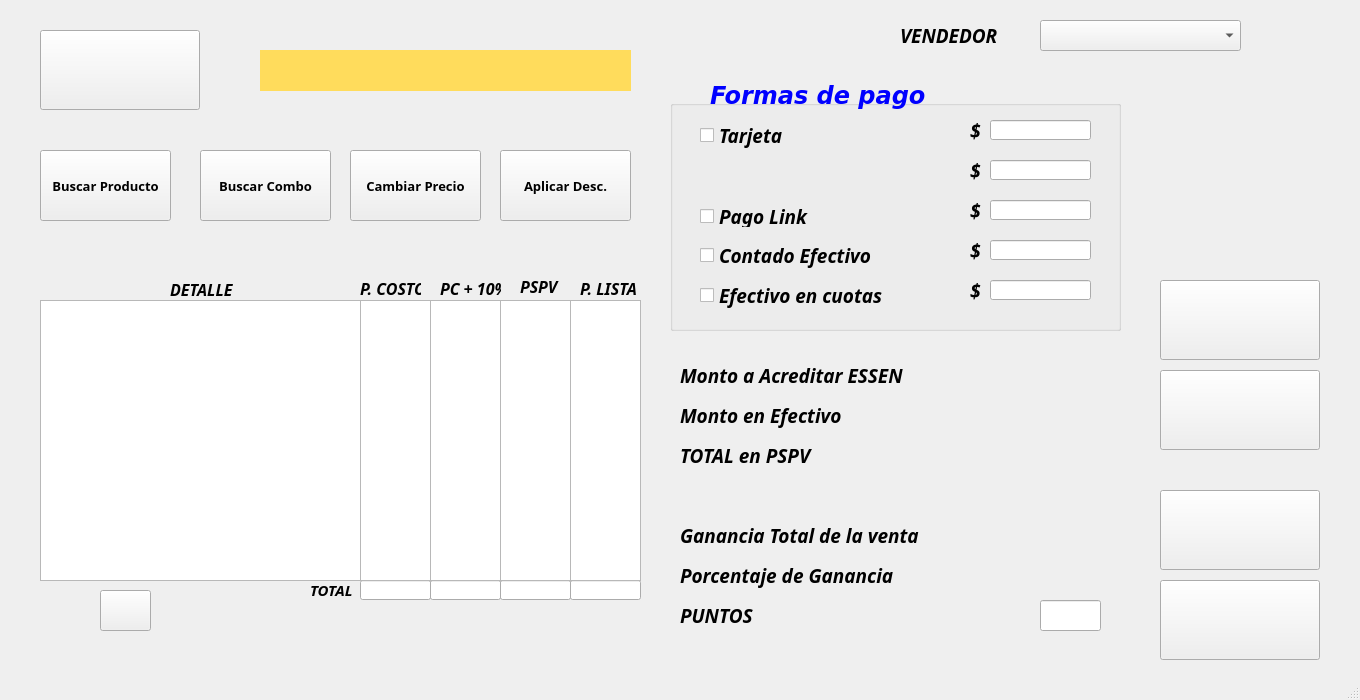
<?xml version="1.0" encoding="UTF-8"?>
<ui version="4.0">
 <class>VentasBD</class>
 <widget class="QMainWindow" name="VentasBD">
  <property name="geometry">
   <rect>
    <x>0</x>
    <y>0</y>
    <width>1360</width>
    <height>700</height>
   </rect>
  </property>
  <property name="windowTitle">
   <string>Ventas</string>
  </property>
  <property name="windowIcon">
   <iconset>
    <normaloff>icon/ventas2.png</normaloff>icon/ventas2.png</iconset>
  </property>
  <widget class="QWidget" name="centralwidget">
   <widget class="QLabel" name="label">
    <property name="geometry">
     <rect>
      <x>260</x>
      <y>50</y>
      <width>371</width>
      <height>41</height>
     </rect>
    </property>
    <property name="font">
     <font>
      <family>Courier</family>
      <pointsize>16</pointsize>
      <weight>75</weight>
      <italic>true</italic>
      <bold>true</bold>
     </font>
    </property>
    <property name="styleSheet">
     <string notr="true">background-color: rgb(255, 220, 92);</string>
    </property>
    <property name="text">
     <string/>
    </property>
   </widget>
   <widget class="QLabel" name="label_2">
    <property name="geometry">
     <rect>
      <x>900</x>
      <y>20</y>
      <width>121</width>
      <height>31</height>
     </rect>
    </property>
    <property name="font">
     <font>
      <family>Javanese Text</family>
      <pointsize>14</pointsize>
      <weight>75</weight>
      <italic>true</italic>
      <bold>true</bold>
     </font>
    </property>
    <property name="text">
     <string>VENDEDOR</string>
    </property>
   </widget>
   <widget class="QComboBox" name="comboBox">
    <property name="geometry">
     <rect>
      <x>1040</x>
      <y>20</y>
      <width>201</width>
      <height>31</height>
     </rect>
    </property>
    <property name="font">
     <font>
      <family>Calibri</family>
      <pointsize>12</pointsize>
     </font>
    </property>
   </widget>
   <widget class="QGroupBox" name="groupBox">
    <property name="geometry">
     <rect>
      <x>670</x>
      <y>100</y>
      <width>451</width>
      <height>231</height>
     </rect>
    </property>
    <property name="title">
     <string/>
    </property>
    <widget class="QCheckBox" name="checkBox">
     <property name="geometry">
      <rect>
       <x>30</x>
       <y>20</y>
       <width>91</width>
       <height>31</height>
      </rect>
     </property>
     <property name="font">
      <font>
       <family>Javanese Text</family>
       <pointsize>14</pointsize>
       <weight>75</weight>
       <italic>true</italic>
       <bold>true</bold>
      </font>
     </property>
     <property name="text">
      <string>Tarjeta</string>
     </property>
    </widget>
    <widget class="QCheckBox" name="checkBox_2">
     <property name="geometry">
      <rect>
       <x>30</x>
       <y>106</y>
       <width>181</width>
       <height>21</height>
      </rect>
     </property>
     <property name="font">
      <font>
       <family>Javanese Text</family>
       <pointsize>14</pointsize>
       <weight>75</weight>
       <italic>true</italic>
       <bold>true</bold>
      </font>
     </property>
     <property name="text">
      <string>Pago Link</string>
     </property>
    </widget>
    <widget class="QCheckBox" name="checkBox_3">
     <property name="geometry">
      <rect>
       <x>30</x>
       <y>140</y>
       <width>201</width>
       <height>31</height>
      </rect>
     </property>
     <property name="font">
      <font>
       <family>Javanese Text</family>
       <pointsize>14</pointsize>
       <weight>75</weight>
       <italic>true</italic>
       <bold>true</bold>
      </font>
     </property>
     <property name="text">
      <string>Contado Efectivo</string>
     </property>
    </widget>
    <widget class="QCheckBox" name="checkBox_4">
     <property name="geometry">
      <rect>
       <x>30</x>
       <y>180</y>
       <width>191</width>
       <height>31</height>
      </rect>
     </property>
     <property name="font">
      <font>
       <family>Javanese Text</family>
       <pointsize>14</pointsize>
       <weight>75</weight>
       <italic>true</italic>
       <bold>true</bold>
      </font>
     </property>
     <property name="text">
      <string>Efectivo en cuotas</string>
     </property>
    </widget>
    <widget class="QLineEdit" name="lineEdit">
     <property name="geometry">
      <rect>
       <x>320</x>
       <y>20</y>
       <width>101</width>
       <height>20</height>
      </rect>
     </property>
     <property name="font">
      <font>
       <family>Calibri</family>
       <pointsize>12</pointsize>
      </font>
     </property>
     <property name="alignment">
      <set>Qt::AlignCenter</set>
     </property>
    </widget>
    <widget class="QLineEdit" name="lineEdit_2">
     <property name="geometry">
      <rect>
       <x>320</x>
       <y>100</y>
       <width>101</width>
       <height>20</height>
      </rect>
     </property>
     <property name="font">
      <font>
       <family>Calibri</family>
       <pointsize>12</pointsize>
      </font>
     </property>
     <property name="alignment">
      <set>Qt::AlignCenter</set>
     </property>
    </widget>
    <widget class="QLineEdit" name="lineEdit_3">
     <property name="geometry">
      <rect>
       <x>320</x>
       <y>140</y>
       <width>101</width>
       <height>20</height>
      </rect>
     </property>
     <property name="font">
      <font>
       <family>Calibri</family>
       <pointsize>12</pointsize>
      </font>
     </property>
     <property name="text">
      <string/>
     </property>
     <property name="alignment">
      <set>Qt::AlignCenter</set>
     </property>
    </widget>
    <widget class="QLineEdit" name="lineEdit_4">
     <property name="geometry">
      <rect>
       <x>320</x>
       <y>180</y>
       <width>101</width>
       <height>20</height>
      </rect>
     </property>
     <property name="font">
      <font>
       <family>Calibri</family>
       <pointsize>12</pointsize>
      </font>
     </property>
     <property name="alignment">
      <set>Qt::AlignCenter</set>
     </property>
    </widget>
    <widget class="QLabel" name="label_4">
     <property name="geometry">
      <rect>
       <x>300</x>
       <y>20</y>
       <width>21</width>
       <height>21</height>
      </rect>
     </property>
     <property name="font">
      <font>
       <family>Javanese Text</family>
       <pointsize>14</pointsize>
       <weight>75</weight>
       <italic>true</italic>
       <bold>true</bold>
      </font>
     </property>
     <property name="text">
      <string>$</string>
     </property>
    </widget>
    <widget class="QLabel" name="label_5">
     <property name="geometry">
      <rect>
       <x>300</x>
       <y>60</y>
       <width>21</width>
       <height>21</height>
      </rect>
     </property>
     <property name="font">
      <font>
       <family>Javanese Text</family>
       <pointsize>14</pointsize>
       <weight>75</weight>
       <italic>true</italic>
       <bold>true</bold>
      </font>
     </property>
     <property name="text">
      <string>$</string>
     </property>
    </widget>
    <widget class="QLabel" name="label_6">
     <property name="geometry">
      <rect>
       <x>300</x>
       <y>100</y>
       <width>21</width>
       <height>21</height>
      </rect>
     </property>
     <property name="font">
      <font>
       <family>Javanese Text</family>
       <pointsize>14</pointsize>
       <weight>75</weight>
       <italic>true</italic>
       <bold>true</bold>
      </font>
     </property>
     <property name="text">
      <string>$</string>
     </property>
    </widget>
    <widget class="QLabel" name="label_7">
     <property name="geometry">
      <rect>
       <x>300</x>
       <y>140</y>
       <width>21</width>
       <height>21</height>
      </rect>
     </property>
     <property name="font">
      <font>
       <family>Javanese Text</family>
       <pointsize>14</pointsize>
       <weight>75</weight>
       <italic>true</italic>
       <bold>true</bold>
      </font>
     </property>
     <property name="text">
      <string>$</string>
     </property>
    </widget>
    <widget class="QLabel" name="label_16">
     <property name="geometry">
      <rect>
       <x>300</x>
       <y>180</y>
       <width>21</width>
       <height>21</height>
      </rect>
     </property>
     <property name="font">
      <font>
       <family>Javanese Text</family>
       <pointsize>14</pointsize>
       <weight>75</weight>
       <italic>true</italic>
       <bold>true</bold>
      </font>
     </property>
     <property name="text">
      <string>$</string>
     </property>
    </widget>
    <widget class="QLineEdit" name="lineEdit_15">
     <property name="geometry">
      <rect>
       <x>320</x>
       <y>60</y>
       <width>101</width>
       <height>20</height>
      </rect>
     </property>
     <property name="font">
      <font>
       <family>Calibri</family>
       <pointsize>12</pointsize>
      </font>
     </property>
     <property name="alignment">
      <set>Qt::AlignCenter</set>
     </property>
    </widget>
   </widget>
   <widget class="QLabel" name="label_3">
    <property name="geometry">
     <rect>
      <x>710</x>
      <y>80</y>
      <width>231</width>
      <height>31</height>
     </rect>
    </property>
    <property name="font">
     <font>
      <family>DejaVu Sans</family>
      <pointsize>18</pointsize>
      <weight>75</weight>
      <italic>true</italic>
      <bold>true</bold>
     </font>
    </property>
    <property name="styleSheet">
     <string notr="true">color: rgb(0, 0, 255);</string>
    </property>
    <property name="text">
     <string>Formas de pago</string>
    </property>
   </widget>
   <widget class="QPushButton" name="push_Bproduc">
    <property name="geometry">
     <rect>
      <x>40</x>
      <y>150</y>
      <width>131</width>
      <height>71</height>
     </rect>
    </property>
    <property name="font">
     <font>
      <family>Arial Black</family>
      <pointsize>10</pointsize>
      <weight>75</weight>
      <bold>true</bold>
     </font>
    </property>
    <property name="text">
     <string>Buscar Producto</string>
    </property>
   </widget>
   <widget class="QPushButton" name="push_Bcombo">
    <property name="geometry">
     <rect>
      <x>200</x>
      <y>150</y>
      <width>131</width>
      <height>71</height>
     </rect>
    </property>
    <property name="font">
     <font>
      <family>Arial Black</family>
      <pointsize>10</pointsize>
      <weight>75</weight>
      <bold>true</bold>
     </font>
    </property>
    <property name="text">
     <string>Buscar Combo</string>
    </property>
   </widget>
   <widget class="QPushButton" name="push_Cprecio">
    <property name="geometry">
     <rect>
      <x>350</x>
      <y>150</y>
      <width>131</width>
      <height>71</height>
     </rect>
    </property>
    <property name="font">
     <font>
      <family>Arial Black</family>
      <pointsize>10</pointsize>
      <weight>75</weight>
      <bold>true</bold>
     </font>
    </property>
    <property name="text">
     <string>Cambiar Precio</string>
    </property>
   </widget>
   <widget class="QLabel" name="label_8">
    <property name="geometry">
     <rect>
      <x>680</x>
      <y>360</y>
      <width>251</width>
      <height>31</height>
     </rect>
    </property>
    <property name="font">
     <font>
      <family>Javanese Text</family>
      <pointsize>14</pointsize>
      <weight>75</weight>
      <italic>true</italic>
      <bold>true</bold>
     </font>
    </property>
    <property name="text">
     <string>Monto a Acreditar ESSEN</string>
    </property>
   </widget>
   <widget class="QPushButton" name="push_Registro">
    <property name="geometry">
     <rect>
      <x>1160</x>
      <y>490</y>
      <width>160</width>
      <height>80</height>
     </rect>
    </property>
    <property name="font">
     <font>
      <family>Arial Black</family>
      <pointsize>16</pointsize>
      <weight>75</weight>
      <italic>true</italic>
      <bold>true</bold>
     </font>
    </property>
    <property name="text">
     <string/>
    </property>
    <property name="icon">
     <iconset>
      <normalon>icon/registros5.png</normalon>
     </iconset>
    </property>
    <property name="iconSize">
     <size>
      <width>60</width>
      <height>60</height>
     </size>
    </property>
   </widget>
   <widget class="QPushButton" name="push_Buscar">
    <property name="geometry">
     <rect>
      <x>40</x>
      <y>30</y>
      <width>160</width>
      <height>80</height>
     </rect>
    </property>
    <property name="font">
     <font>
      <family>Arial Black</family>
      <pointsize>16</pointsize>
      <weight>75</weight>
      <italic>true</italic>
      <bold>true</bold>
     </font>
    </property>
    <property name="text">
     <string/>
    </property>
    <property name="icon">
     <iconset>
      <normalon>icon/buscar persona.png</normalon>
     </iconset>
    </property>
    <property name="iconSize">
     <size>
      <width>60</width>
      <height>60</height>
     </size>
    </property>
   </widget>
   <widget class="QPushButton" name="push_Limpiar">
    <property name="geometry">
     <rect>
      <x>1160</x>
      <y>370</y>
      <width>160</width>
      <height>80</height>
     </rect>
    </property>
    <property name="font">
     <font>
      <family>Arial Black</family>
      <pointsize>16</pointsize>
      <weight>75</weight>
      <italic>true</italic>
      <bold>true</bold>
     </font>
    </property>
    <property name="text">
     <string/>
    </property>
    <property name="icon">
     <iconset>
      <normalon>icon/limpiararchivo2.png</normalon>
     </iconset>
    </property>
    <property name="iconSize">
     <size>
      <width>60</width>
      <height>60</height>
     </size>
    </property>
   </widget>
   <widget class="QPushButton" name="push_Guardar">
    <property name="geometry">
     <rect>
      <x>1160</x>
      <y>280</y>
      <width>160</width>
      <height>80</height>
     </rect>
    </property>
    <property name="font">
     <font>
      <family>Arial Black</family>
      <pointsize>16</pointsize>
      <weight>75</weight>
      <italic>true</italic>
      <bold>true</bold>
     </font>
    </property>
    <property name="text">
     <string/>
    </property>
    <property name="icon">
     <iconset>
      <normalon>icon/guardararchivo.png</normalon>
     </iconset>
    </property>
    <property name="iconSize">
     <size>
      <width>60</width>
      <height>60</height>
     </size>
    </property>
   </widget>
   <widget class="QPushButton" name="push_Menu">
    <property name="geometry">
     <rect>
      <x>1160</x>
      <y>580</y>
      <width>160</width>
      <height>80</height>
     </rect>
    </property>
    <property name="font">
     <font>
      <family>Arial Black</family>
      <pointsize>16</pointsize>
      <weight>75</weight>
      <italic>true</italic>
      <bold>true</bold>
     </font>
    </property>
    <property name="text">
     <string/>
    </property>
    <property name="icon">
     <iconset>
      <normalon>icon/home.png</normalon>
     </iconset>
    </property>
    <property name="iconSize">
     <size>
      <width>60</width>
      <height>60</height>
     </size>
    </property>
   </widget>
   <widget class="QLabel" name="label_10">
    <property name="geometry">
     <rect>
      <x>170</x>
      <y>279</y>
      <width>91</width>
      <height>21</height>
     </rect>
    </property>
    <property name="font">
     <font>
      <family>Candara</family>
      <pointsize>12</pointsize>
      <weight>75</weight>
      <italic>true</italic>
      <bold>true</bold>
     </font>
    </property>
    <property name="text">
     <string>DETALLE</string>
    </property>
   </widget>
   <widget class="QLabel" name="label_11">
    <property name="geometry">
     <rect>
      <x>360</x>
      <y>280</y>
      <width>61</width>
      <height>16</height>
     </rect>
    </property>
    <property name="font">
     <font>
      <family>Candara</family>
      <pointsize>12</pointsize>
      <weight>75</weight>
      <italic>true</italic>
      <bold>true</bold>
     </font>
    </property>
    <property name="text">
     <string>P. COSTO</string>
    </property>
   </widget>
   <widget class="QLabel" name="label_12">
    <property name="geometry">
     <rect>
      <x>440</x>
      <y>280</y>
      <width>61</width>
      <height>16</height>
     </rect>
    </property>
    <property name="font">
     <font>
      <family>Candara</family>
      <pointsize>12</pointsize>
      <weight>75</weight>
      <italic>true</italic>
      <bold>true</bold>
     </font>
    </property>
    <property name="text">
     <string>PC + 10%</string>
    </property>
   </widget>
   <widget class="QLabel" name="label_13">
    <property name="geometry">
     <rect>
      <x>520</x>
      <y>280</y>
      <width>47</width>
      <height>13</height>
     </rect>
    </property>
    <property name="font">
     <font>
      <family>Candara</family>
      <pointsize>12</pointsize>
      <weight>75</weight>
      <italic>true</italic>
      <bold>true</bold>
     </font>
    </property>
    <property name="text">
     <string>PSPV</string>
    </property>
   </widget>
   <widget class="QLabel" name="label_14">
    <property name="geometry">
     <rect>
      <x>580</x>
      <y>280</y>
      <width>61</width>
      <height>16</height>
     </rect>
    </property>
    <property name="font">
     <font>
      <family>Candara</family>
      <pointsize>12</pointsize>
      <weight>75</weight>
      <italic>true</italic>
      <bold>true</bold>
     </font>
    </property>
    <property name="text">
     <string>P. LISTA</string>
    </property>
   </widget>
   <widget class="QPushButton" name="push_Descuento">
    <property name="geometry">
     <rect>
      <x>500</x>
      <y>150</y>
      <width>131</width>
      <height>71</height>
     </rect>
    </property>
    <property name="font">
     <font>
      <family>Arial Black</family>
      <pointsize>10</pointsize>
      <weight>75</weight>
      <bold>true</bold>
     </font>
    </property>
    <property name="text">
     <string>Aplicar Desc.</string>
    </property>
   </widget>
   <widget class="QLineEdit" name="lineEdit_6">
    <property name="geometry">
     <rect>
      <x>360</x>
      <y>580</y>
      <width>71</width>
      <height>20</height>
     </rect>
    </property>
    <property name="font">
     <font>
      <family>Calibri</family>
      <pointsize>10</pointsize>
      <weight>75</weight>
      <bold>true</bold>
     </font>
    </property>
    <property name="text">
     <string/>
    </property>
    <property name="alignment">
     <set>Qt::AlignCenter</set>
    </property>
   </widget>
   <widget class="QLineEdit" name="lineEdit_7">
    <property name="geometry">
     <rect>
      <x>430</x>
      <y>580</y>
      <width>71</width>
      <height>20</height>
     </rect>
    </property>
    <property name="font">
     <font>
      <family>Calibri</family>
      <pointsize>10</pointsize>
      <weight>75</weight>
      <bold>true</bold>
     </font>
    </property>
    <property name="text">
     <string/>
    </property>
    <property name="alignment">
     <set>Qt::AlignCenter</set>
    </property>
   </widget>
   <widget class="QLineEdit" name="lineEdit_8">
    <property name="geometry">
     <rect>
      <x>500</x>
      <y>580</y>
      <width>71</width>
      <height>20</height>
     </rect>
    </property>
    <property name="font">
     <font>
      <family>Calibri</family>
      <pointsize>10</pointsize>
      <weight>75</weight>
      <bold>true</bold>
     </font>
    </property>
    <property name="text">
     <string/>
    </property>
    <property name="alignment">
     <set>Qt::AlignCenter</set>
    </property>
   </widget>
   <widget class="QLineEdit" name="lineEdit_9">
    <property name="geometry">
     <rect>
      <x>570</x>
      <y>580</y>
      <width>71</width>
      <height>20</height>
     </rect>
    </property>
    <property name="font">
     <font>
      <family>Calibri</family>
      <pointsize>10</pointsize>
      <weight>75</weight>
      <bold>true</bold>
     </font>
    </property>
    <property name="text">
     <string/>
    </property>
    <property name="alignment">
     <set>Qt::AlignCenter</set>
    </property>
   </widget>
   <widget class="QLabel" name="label_15">
    <property name="geometry">
     <rect>
      <x>310</x>
      <y>580</y>
      <width>47</width>
      <height>20</height>
     </rect>
    </property>
    <property name="font">
     <font>
      <family>Candara</family>
      <pointsize>11</pointsize>
      <weight>75</weight>
      <italic>true</italic>
      <bold>true</bold>
     </font>
    </property>
    <property name="text">
     <string>TOTAL</string>
    </property>
   </widget>
   <widget class="QListView" name="listView">
    <property name="geometry">
     <rect>
      <x>40</x>
      <y>300</y>
      <width>321</width>
      <height>281</height>
     </rect>
    </property>
    <property name="font">
     <font>
      <family>Calibri</family>
      <pointsize>10</pointsize>
     </font>
    </property>
   </widget>
   <widget class="QListView" name="listView_2">
    <property name="geometry">
     <rect>
      <x>430</x>
      <y>300</y>
      <width>71</width>
      <height>281</height>
     </rect>
    </property>
    <property name="font">
     <font>
      <family>Calibri</family>
      <pointsize>10</pointsize>
     </font>
    </property>
   </widget>
   <widget class="QListView" name="listView_3">
    <property name="geometry">
     <rect>
      <x>360</x>
      <y>300</y>
      <width>71</width>
      <height>281</height>
     </rect>
    </property>
    <property name="font">
     <font>
      <family>Calibri</family>
      <pointsize>10</pointsize>
     </font>
    </property>
   </widget>
   <widget class="QListView" name="listView_4">
    <property name="geometry">
     <rect>
      <x>500</x>
      <y>300</y>
      <width>71</width>
      <height>281</height>
     </rect>
    </property>
    <property name="font">
     <font>
      <family>Calibri</family>
      <pointsize>10</pointsize>
     </font>
    </property>
   </widget>
   <widget class="QListView" name="listView_5">
    <property name="geometry">
     <rect>
      <x>570</x>
      <y>300</y>
      <width>71</width>
      <height>281</height>
     </rect>
    </property>
    <property name="font">
     <font>
      <family>Calibri</family>
      <pointsize>10</pointsize>
     </font>
    </property>
   </widget>
   <widget class="QLabel" name="label_19">
    <property name="geometry">
     <rect>
      <x>680</x>
      <y>520</y>
      <width>251</width>
      <height>31</height>
     </rect>
    </property>
    <property name="font">
     <font>
      <family>Javanese Text</family>
      <pointsize>14</pointsize>
      <weight>75</weight>
      <italic>true</italic>
      <bold>true</bold>
     </font>
    </property>
    <property name="text">
     <string>Ganancia Total de la venta</string>
    </property>
   </widget>
   <widget class="QLabel" name="label_22">
    <property name="geometry">
     <rect>
      <x>680</x>
      <y>560</y>
      <width>251</width>
      <height>31</height>
     </rect>
    </property>
    <property name="font">
     <font>
      <family>Javanese Text</family>
      <pointsize>14</pointsize>
      <weight>75</weight>
      <italic>true</italic>
      <bold>true</bold>
     </font>
    </property>
    <property name="text">
     <string>Porcentaje de Ganancia</string>
    </property>
   </widget>
   <widget class="QLabel" name="label_27">
    <property name="geometry">
     <rect>
      <x>680</x>
      <y>600</y>
      <width>251</width>
      <height>31</height>
     </rect>
    </property>
    <property name="font">
     <font>
      <family>Javanese Text</family>
      <pointsize>14</pointsize>
      <weight>75</weight>
      <italic>true</italic>
      <bold>true</bold>
     </font>
    </property>
    <property name="text">
     <string>PUNTOS</string>
    </property>
   </widget>
   <widget class="QLineEdit" name="lineEdit_12">
    <property name="geometry">
     <rect>
      <x>1040</x>
      <y>600</y>
      <width>61</width>
      <height>31</height>
     </rect>
    </property>
    <property name="font">
     <font>
      <family>Calibri</family>
      <pointsize>14</pointsize>
      <weight>75</weight>
      <bold>true</bold>
     </font>
    </property>
    <property name="styleSheet">
     <string notr="true"/>
    </property>
    <property name="text">
     <string/>
    </property>
    <property name="alignment">
     <set>Qt::AlignCenter</set>
    </property>
   </widget>
   <widget class="QPushButton" name="push_Bproduc_2">
    <property name="geometry">
     <rect>
      <x>100</x>
      <y>590</y>
      <width>51</width>
      <height>41</height>
     </rect>
    </property>
    <property name="font">
     <font>
      <family>Arial Black</family>
      <pointsize>10</pointsize>
      <weight>75</weight>
      <bold>true</bold>
     </font>
    </property>
    <property name="text">
     <string/>
    </property>
    <property name="icon">
     <iconset>
      <normaloff>icon/goma.png</normaloff>icon/goma.png</iconset>
    </property>
    <property name="iconSize">
     <size>
      <width>40</width>
      <height>40</height>
     </size>
    </property>
   </widget>
   <widget class="QLabel" name="label_26">
    <property name="geometry">
     <rect>
      <x>680</x>
      <y>400</y>
      <width>251</width>
      <height>31</height>
     </rect>
    </property>
    <property name="font">
     <font>
      <family>Javanese Text</family>
      <pointsize>14</pointsize>
      <weight>75</weight>
      <italic>true</italic>
      <bold>true</bold>
     </font>
    </property>
    <property name="text">
     <string>Monto en Efectivo</string>
    </property>
   </widget>
   <widget class="QLabel" name="label_29">
    <property name="geometry">
     <rect>
      <x>680</x>
      <y>440</y>
      <width>251</width>
      <height>31</height>
     </rect>
    </property>
    <property name="font">
     <font>
      <family>Javanese Text</family>
      <pointsize>14</pointsize>
      <weight>75</weight>
      <italic>true</italic>
      <bold>true</bold>
     </font>
    </property>
    <property name="text">
     <string>TOTAL en PSPV</string>
    </property>
   </widget>
   <widget class="QLabel" name="label_17">
    <property name="geometry">
     <rect>
      <x>970</x>
      <y>350</y>
      <width>141</width>
      <height>31</height>
     </rect>
    </property>
    <property name="font">
     <font>
      <family>Calibri</family>
      <pointsize>12</pointsize>
     </font>
    </property>
    <property name="text">
     <string/>
    </property>
   </widget>
   <widget class="QLabel" name="label_25">
    <property name="geometry">
     <rect>
      <x>970</x>
      <y>390</y>
      <width>141</width>
      <height>31</height>
     </rect>
    </property>
    <property name="font">
     <font>
      <family>Calibri</family>
      <pointsize>12</pointsize>
     </font>
    </property>
    <property name="text">
     <string/>
    </property>
   </widget>
   <widget class="QLabel" name="label_28">
    <property name="geometry">
     <rect>
      <x>970</x>
      <y>440</y>
      <width>141</width>
      <height>31</height>
     </rect>
    </property>
    <property name="font">
     <font>
      <family>Calibri</family>
      <pointsize>12</pointsize>
     </font>
    </property>
    <property name="text">
     <string/>
    </property>
   </widget>
   <widget class="QLabel" name="label_18">
    <property name="geometry">
     <rect>
      <x>970</x>
      <y>520</y>
      <width>141</width>
      <height>31</height>
     </rect>
    </property>
    <property name="font">
     <font>
      <family>Calibri</family>
      <pointsize>12</pointsize>
     </font>
    </property>
    <property name="text">
     <string/>
    </property>
   </widget>
   <widget class="QLabel" name="label_20">
    <property name="geometry">
     <rect>
      <x>970</x>
      <y>560</y>
      <width>141</width>
      <height>31</height>
     </rect>
    </property>
    <property name="font">
     <font>
      <family>Calibri</family>
      <pointsize>12</pointsize>
     </font>
    </property>
    <property name="text">
     <string/>
    </property>
   </widget>
  </widget>
  <widget class="QMenuBar" name="menubar">
   <property name="geometry">
    <rect>
     <x>0</x>
     <y>0</y>
     <width>1360</width>
     <height>21</height>
    </rect>
   </property>
  </widget>
  <widget class="QStatusBar" name="statusbar"/>
 </widget>
 <resources/>
 <connections/>
</ui>
